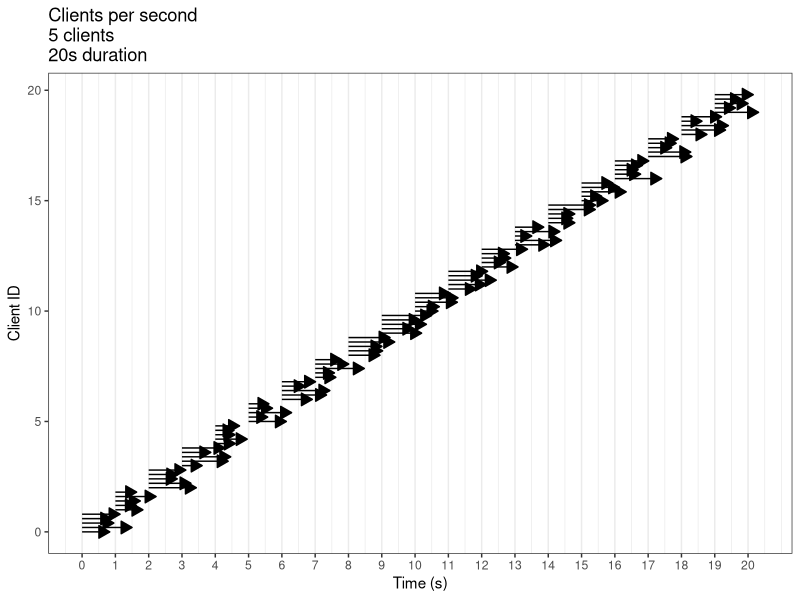
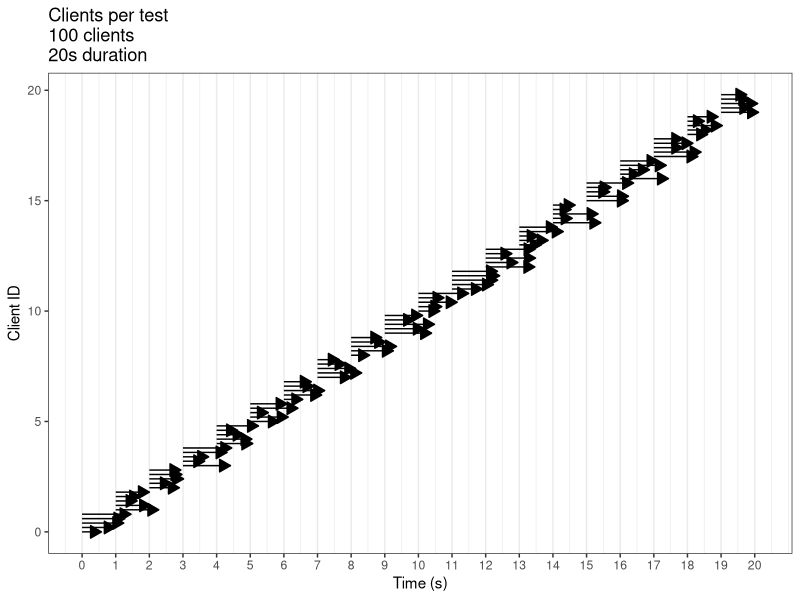
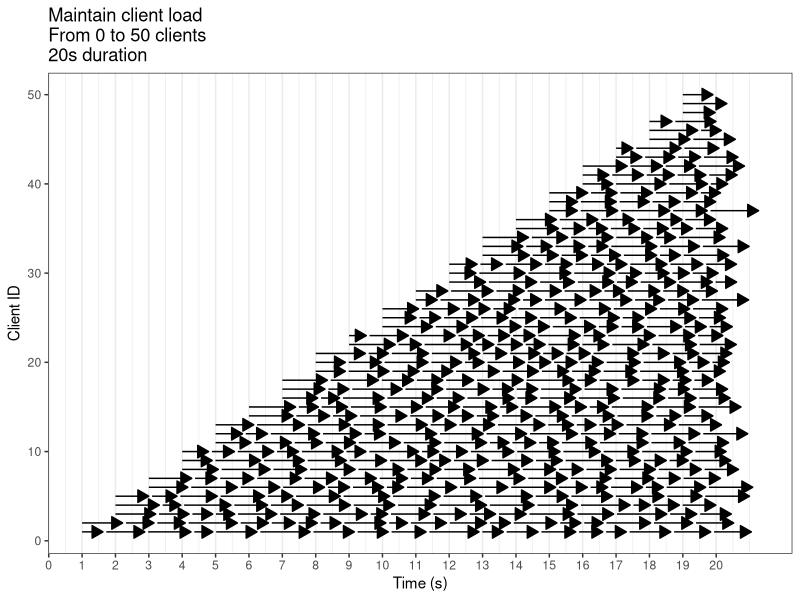

Source code (R) for these figures, in order:
library(ggplot2)
library(grid)
library(zoo)

loader <- function(duration=10, clients.per.test=clients.per.sec*duration,
                   clients.per.sec=clients.per.test/duration,
                   response.min=0.5, response.max=1.5)
{
  values <- head(seq(0, duration, by=1/clients.per.sec),-1)
  start.times <- trunc(values)
  response.times <- runif(n=length(start.times), min=response.min, max=response.max)

  clients <- data.frame(start.time=start.times, response.time=response.times, y=values)
  p <- ggplot(clients, aes(x=start.time, y=y))
  (p <- p + geom_segment(aes(xend=start.time+response.time, yend=y),
                         arrow=arrow(type="closed", length = unit(0.125, "inches"))))
  (p <- p + scale_x_continuous(breaks=0:duration))
  (p <- p + theme_bw())
  (p <- p + xlab("Time (s)"))
  (p <- p + ylab("Client ID"))
#  (p <- p + theme(axis.text.y=element_blank()))
  # Hide y gridlines
  (p <-p + theme(panel.grid.minor.y=element_blank(), panel.grid.major.y=element_blank()))
  return(p)
}

maintain.load <- function(duration=10, clients.from=0, clients.to=5,
                          response.min=0.5, response.max=1.5,
                          delta=0.1
                          )
{
  # First, we need to use from/to to figure out how many clients
  # at the different times
  # We distribute them between t=0 and t=(duration-1)
  Tmax <- duration-1
  times <- 0:Tmax
  m <- (clients.to - clients.from)/Tmax
  b <- clients.from
  y <- trunc(m*times + b)
  clients.at.time <- zoo(trunc(y))
  new.clients <- c(clients.at.time[1], clients.at.time - lag(clients.at.time, -1))
  clients <- data.frame(time=times, new.clients=new.clients)

  # Horrible, horrible use of global vars

  assign("client.id", 0, envir = .GlobalEnv)
  assign("df.clients", data.frame(), envir = .GlobalEnv)

  # Generate a data frame with the times
  gen.frames <- function(client) {
    start.time <- client[1]
    new.clients <- client[2]
    if(new.clients>0) {
      for(i in c(1:new.clients)) {
        assign("client.id", client.id + 1, envir = .GlobalEnv)
        Nmax <- ceiling((duration - start.time) / (response.min+delta))
        if(Nmax>0) {
          response.durations <- runif(Nmax, min=response.min, max=response.max)
          start.times <- vector()
          start.times[1] <- start.time
          if(Nmax>1) {
            for(i in 2:Nmax) {
              start.times[i] <- start.time[1] + sum(response.durations[1:i-1]) + (i-1)*delta
            }
          }
          end.times <- start.times + response.durations
          df.times <- data.frame(start.time=start.times,
                                 end.time=end.times,
                                 y=rep(client.id, Nmax))
          assign("df.clients",
                 rbind(df.clients, df.times),
                 envir = .GlobalEnv)
        }
      }
    }
  }
  apply(clients, 1, gen.frames)

  # Only take ones that start before time is up
  df.clients <- df.clients[df.clients$start.time<duration,]
  p <- ggplot(df.clients, aes(x=start.time, y=y))
  (p <- p + geom_segment(aes(xend=end.time, yend=y), arrow=arrow(type="closed",
                                                                 length = unit(0.125, "inches"))))
  (p <- p + scale_x_continuous(breaks=0:duration))
  (p <- p + theme_bw())
  (p <- p + xlab("Time (s)"))
  (p <- p + ylab("Client ID"))
  #(p <- p + theme(axis.text.y=element_blank()))
  # Hide y gridlines
  (p <-p + theme(panel.grid.minor.y=element_blank(), panel.grid.major.y=element_blank()))
  return(p)
}

p.cps <- loader(duration=20, clients.per.sec=5) +
         ggtitle("Clients per second\n5 clients\n20s duration")
p.cpt <- loader(duration=20, clients.per.test=100) +
         ggtitle("Clients per test\n100 clients\n20s duration")
p.ml <- maintain.load(duration=20, clients.to=50) +
         ggtitle("Maintain client load\nFrom 0 to 50 clients\n20s duration")

ggsave("clients-per-second.png", p.cps)
ggsave("clients-per-test.png", p.cpt)
ggsave("maintain-client-load.png", p.ml)
